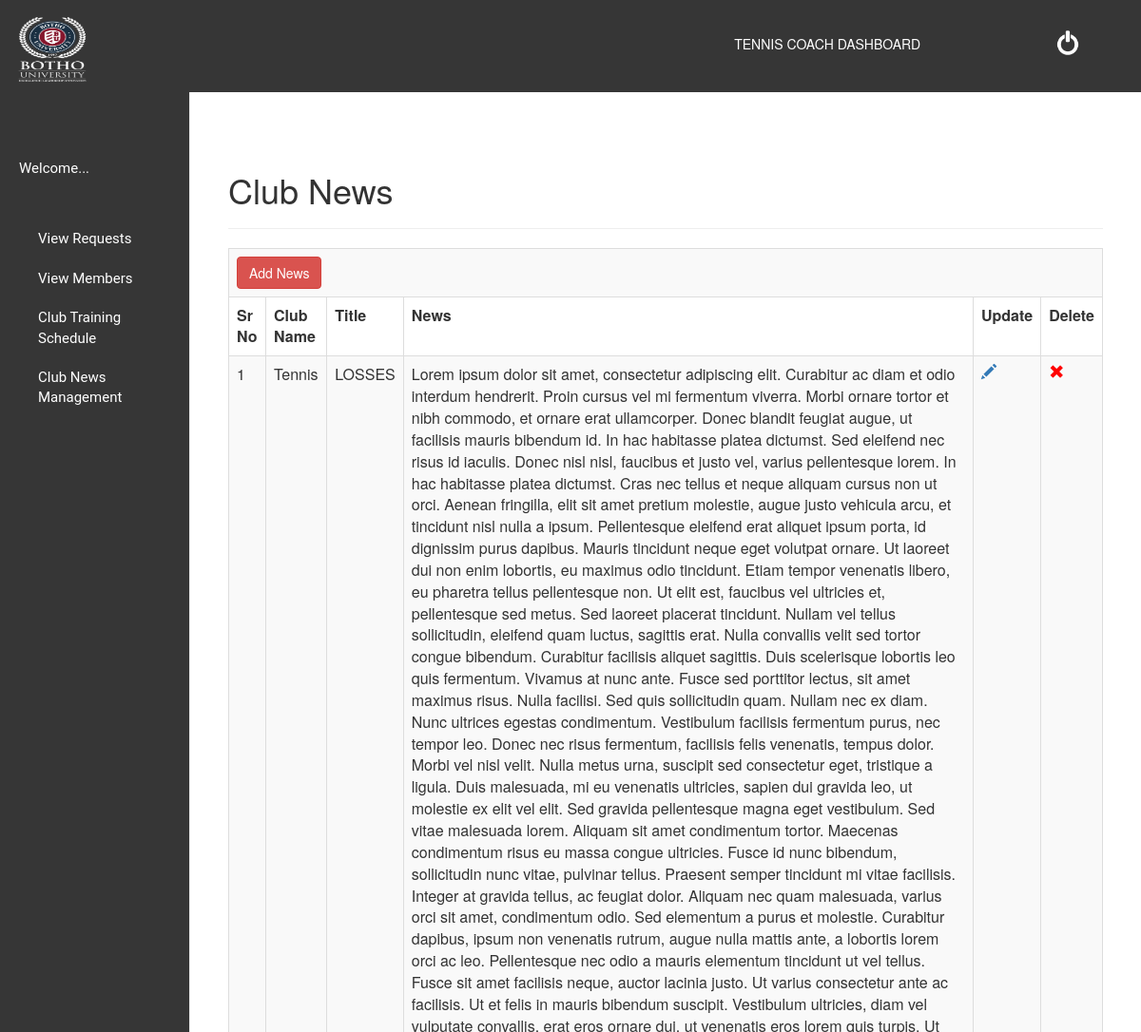
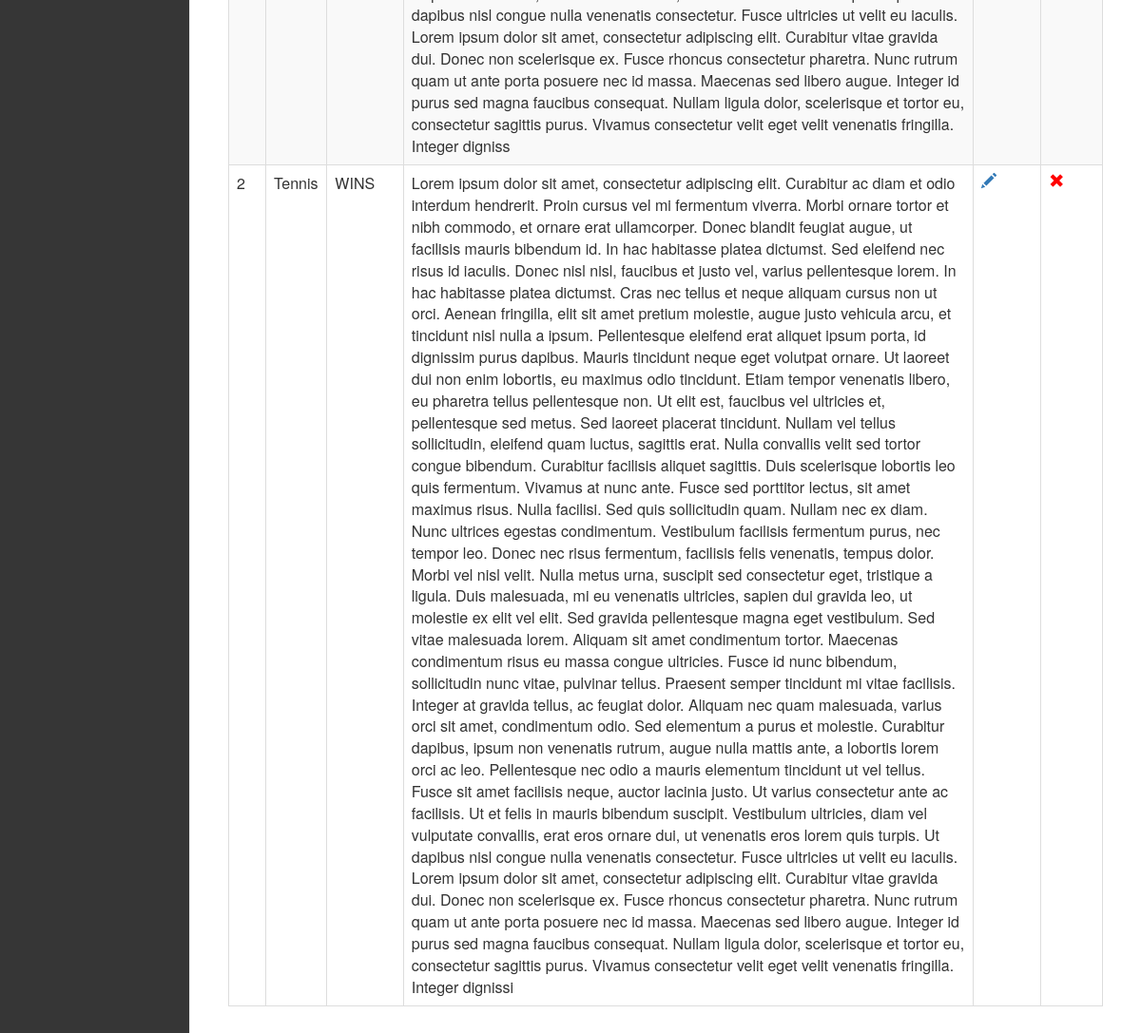
Screenshot of /Tennis/dashboard.php?option=feedback with the database file from the repository (2 pictures, top to bottom).
### tables this page shows
CREATE TABLE `news` (
  `Nid` int(12) NOT NULL,
  `ClubName` varchar(30) NOT NULL,
  `Title` varchar(50) NOT NULL,
  `News` varchar(3000) NOT NULL
);

### Tennis/clubNews.php (the view, shortened to what this page needs)
<table class="table table-bordered table-striped table-hover">
	<h1>Club News</h1><hr>
	<tr>
	<td colspan="8"><a href="dashboard.php?option=add_news" class="btn btn-danger">Add News</a></td>
	</tr>
	<tr style="height:40">
		<th>Sr No</th>
		<th>Club Name</th>
		<th>Title</th>
		<th>News</th>
		<th>Update</th>
		<th>Delete</th>
	</tr>
<?php
$i=1;
$sql=mysqli_query($conn,"select * from News where ClubName = 'Tennis'");
while($res=mysqli_fetch_assoc($sql))
{
$id=$res['Nid'];
?>
<tr>
		<td><?php echo $i;$i++; ?></td>
		<td><?php echo $res['ClubName']; ?></td>
		<td><?php echo $res['Title']; ?></td>
			<td><?php echo $res['News']; ?></td>
		<td><a href="dashboard.php?option=update_news&id=<?php echo $id;?>"><span class="glyphicon glyphicon-pencil"></span></a></td>
		<td><a href="#" onclick="delRoom('<?php echo $id; ?>')"><span class="glyphicon glyphicon-remove" style='color:red'></span></a></td>
	</tr>
<?php
}
?>
</table>

### Tennis/dashboard.css (style rules this page uses)
body { padding-top: 100px; }

### rows the page displays
news: ClubName "Tennis", Title "LOSSES", News "Lorem ipsum dolor sit amet, consectetur adipiscing elit. Curabitur ac diam et odio interdum hendrerit. Proin cursus vel mi fermentum viverra. Morbi ornare tortor et nibh commodo, et ornare erat ullamcorper. Donec blandit feugiat augue, ut facilisis mauris bibendum id. In hac habitasse platea dictumst. Sed eleifend nec risus id iaculis. Donec nisl nisl, faucibus et justo vel, varius pellentesque lorem. In hac habitasse platea dictumst. Cras nec tellus et neque aliquam cursus non ut orci. Aenean fringilla, elit sit amet pretium molestie, augue justo vehicula arcu, et tincidunt nisl nulla a ipsum. Pellentesque eleifend erat aliquet ipsum porta, id dignissim purus dapibus. Mauris tincidunt…"
news: ClubName "Tennis", Title "WINS", News "Lorem ipsum dolor sit amet, consectetur adipiscing elit. Curabitur ac diam et odio interdum hendrerit. Proin cursus vel mi fermentum viverra. Morbi ornare tortor et nibh commodo, et ornare erat ullamcorper. Donec blandit feugiat augue, ut facilisis mauris bibendum id. In hac habitasse platea dictumst. Sed eleifend nec risus id iaculis. Donec nisl nisl, faucibus et justo vel, varius pellentesque lorem. In hac habitasse platea dictumst. Cras nec tellus et neque aliquam cursus non ut orci. Aenean fringilla, elit sit amet pretium molestie, augue justo vehicula arcu, et tincidunt nisl nulla a ipsum. Pellentesque eleifend erat aliquet ipsum porta, id dignissim purus dapibus. Mauris tincidunt…"
